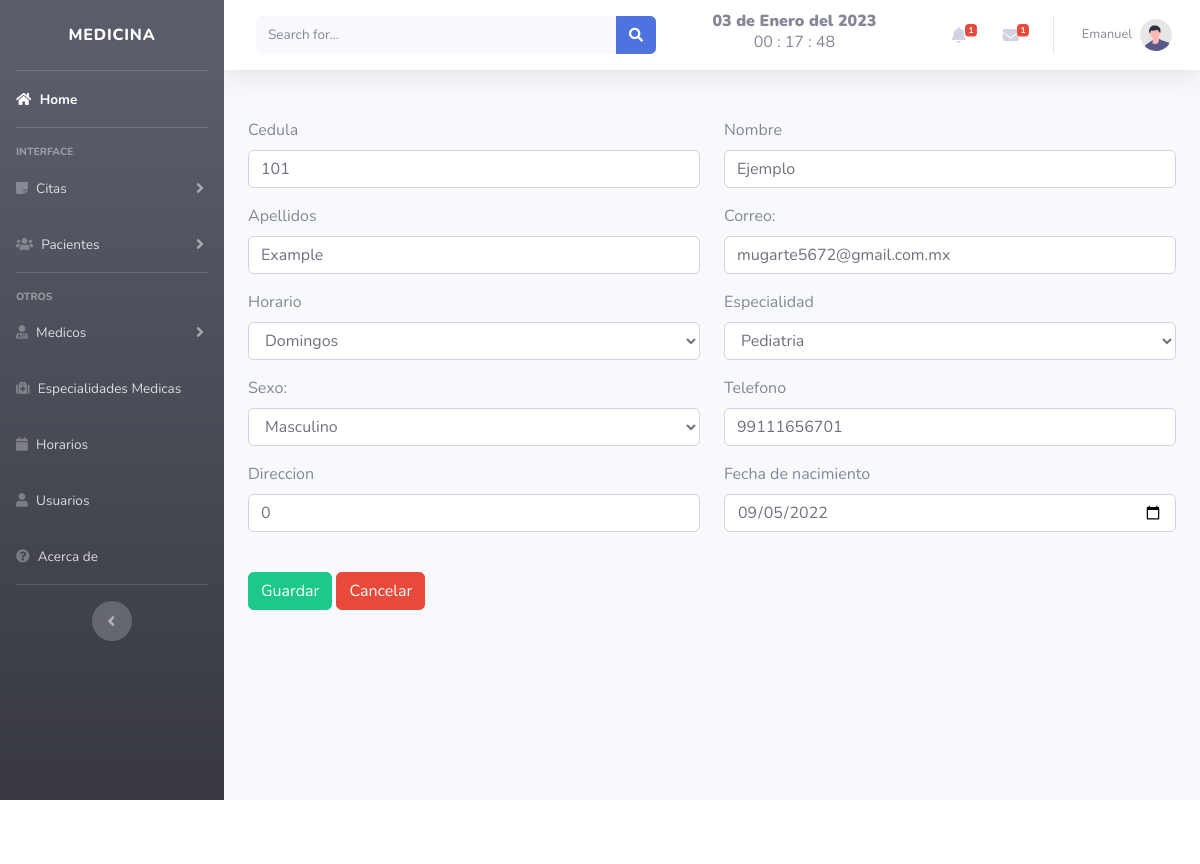
/includes/editar_doctor.php?id=6 (signed in), run on the app's committed database.
### tables this page shows
CREATE TABLE `doctor` (
  `id` int(11) NOT NULL,
  `cedula` int(50) NOT NULL,
  `name` varchar(50) NOT NULL,
  `apellidos` varchar(150) NOT NULL,
  `correo` varchar(50) NOT NULL DEFAULT 'current_timestamp()',
  `id_horario` int(11) NOT NULL,
  `id_especialidad` int(11) NOT NULL,
  `sexo` varchar(50) NOT NULL,
  `telefono` varchar(50) NOT NULL,
  `direccion` varchar(150) NOT NULL,
  `fecha` date NOT NULL,
  `fecha_registro` timestamp NOT NULL DEFAULT current_timestamp(),
  `id_rol` int(11) NOT NULL
);

CREATE TABLE `horario` (
  `id` int(11) NOT NULL,
  `dias` varchar(250) NOT NULL,
  `id_doctor` int(11) NOT NULL,
  `fecha` timestamp NOT NULL DEFAULT current_timestamp()
);

CREATE TABLE `especialidades` (
  `id` int(11) NOT NULL,
  `especialidad` varchar(100) NOT NULL,
  `fecha` timestamp NOT NULL DEFAULT current_timestamp()
);

### includes/editar_doctor.php (the view, shortened to what this page needs)
<?php
$id = $_GET['id'];
include "db.php";
$consulta = "SELECT d.id, d.cedula, d.name, d.apellidos,d.correo, d.id_horario, d.id_especialidad, d.sexo, d.telefono,
d.direccion, d.fecha, d.fecha_registro, esp.especialidad, h.dias FROM doctor d LEFT JOIN especialidades esp
ON d.id_especialidad = esp.id LEFT JOIN horario h ON d.id_horario = h.id WHERE d.id = $id";
$resultado = mysqli_query($conexion, $consulta);
$usuario = mysqli_fetch_assoc($resultado);
?>
<?php include_once "header.php"; ?>
<form action="../includes/functions.php" method="POST">
    <br>
<div class="container">
<div class="row">
    <div class="col-sm-6">
        <div class="mb-3">
            <label for="folio" class="form-label">Cedula</label>
            <input type="number" id="cedula" name="cedula" class="form-control"  value="<?php echo $usuario ['cedula']; ?>" required>
        </div>
    </div>
    <div class="col-sm-6">
        <div class="mb-3">
            <label for="nombre" class="form-label">Nombre</label>
            <input type="text" id="name" name="name" class="form-control"  value="<?php echo $usuario ['name']; ?>" required>
        </div>
    </div>
</div>
<div class="row">
    <div class="col-sm-6">
        <div class="mb-3">
            <label for="nombre" class="form-label">Apellidos</label>
            <input type="text" id="apellidos" name="apellidos" class="form-control"  value="<?php echo $usuario ['apellidos']; ?>" required>
        </div>
    </div>
    <div class="col-sm-6">
        <div class="mb-3">
            <label for="username">Correo:</label><br>
            <input type="email" name="correo" id="correo" class="form-control"  value="<?php echo $usuario ['correo']; ?>" >
        </div>
    </div>
</div>
<div class="row">
    <div class="col-sm-6">
        <div class="mb-3">
            <label for="username">Horario</label><br>
            <select class="form-control" id="id_horario" name="id_horario" >
            <option <?php echo $usuario ['id_horario']==='dias' ? "selected='selected' ": "" ?>
                                value="<?php echo $usuario ['id_horario']; ?>"><?php echo $usuario ['dias']; ?> </option>
            </select>
        </div>
    </div>
    <div class="col-sm-6">
        <div class="mb-3">
            <label>Especialidad</label>
            <select class="form-control" id="id_especialidad" name="id_especialidad" >
            <option <?php echo $usuario ['id_especialidad']==='especialidad' ? "selected='selected' ": "" ?>
                                value="<?php echo $usuario ['id_especialidad']; ?>"><?php echo $usuario ['especialidad']; ?> </option>
            </select>
        </div>
    </div>
</div>
<div class="row">
    <div class="col-sm-6">
        <div class="mb-3">
            <label for="sexo" class="form-label">Sexo:</label>
            <select name="sexo" id="sexo" class="form-control"  value="<?php echo $usuario['sexo']; ?>" required>
            <option <?php echo $usuario['sexo'] === 'Masculino' ? "selected='selected' " : "" ?> value="Masculino">Masculino</option>
            </select>
        </div>
    </div>
    <div class="col-sm-6">
        <div class="mb-3">
            <label for="telefono">Telefono</label><br>
            <input type="number" name="telefono" id="telefono" class="form-control" value="<?php echo $usuario ['telefono']; ?>" required>
        </div>
    </div>
</div>
<div class="row">
    <div class="col-sm-6">
        <div class="mb-3">
            <label for="telefono">Direccion</label><br>
            <input type="text" name="direccion" id="direccion" class="form-control" value="<?php echo $usuario ['direccion']; ?>" required>
        </div>
    </div>
    <div class="col-sm-6">
        <div class="mb-3">
            <label for="fecha">Fecha de nacimiento</label><br>
            <input type="date" name="fecha" id="fecha" class="form-control" value="<?php echo $usuario ['fecha']; ?>" required>
        </div>
    </div>
</div>
<br>
<div class="mb-3">
    <input type="submit" value="Guardar" id="register" class="btn btn-success" name="registrar">
    <a href="../views/medicos.php" class="btn btn-danger">Cancelar</a>
</div>
</div>
</form>
<?php include_once "footer.php"; ?>
</html>

### data on the page
doctor: cedula "101", name "Ejemplo", apellidos "Example", correo "mugarte5672@gmail.com.mx", id_horario "Domingos", id_especialidad "Pediatria", sexo "Masculino", telefono "99111656701", direccion "0", fecha "09/05/2022"

### other printed values
fecha() "03 de Enero del 2023"
$_SESSION['nombre'] "Emanuel"
